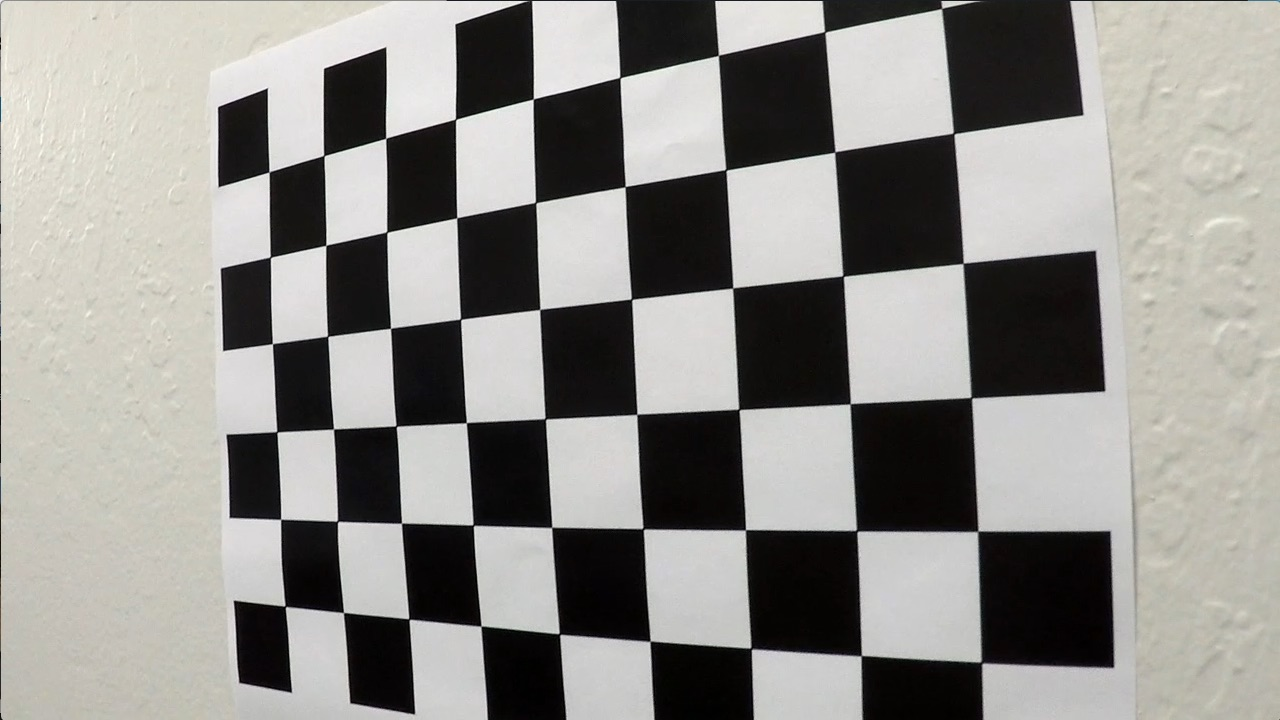
#> input picture camera_cal/calibration4.jpg, 1280 x 720 px; its folder holds only this picture in this run
$ jupyter execute --allow-errors stage0_camera_calibration.ipynb   (shell and % lines are left out)
#> lines starting #> are read from the running program, lines starting #| are printed output that depends on the picture; after the words box and inside, x2 and y2 are one past the last pixel; in counts of white or black regions, pixels touching at a corner belong together
[cell 1]
import os
import numpy as np
import cv2
import glob
import matplotlib
# matplotlib.use('qt5agg')
import matplotlib.pyplot as plt
import pickle

out_dir='output_images/stage0/'
# Make a list of calibration images
images = glob.glob('camera_cal/calibration*.jpg')
print('image number = ', len(images))

[cell 2]
# Arrays to store object points and image points from all the images.
objpoints = [] # 3d points in real world space
imgpoints = [] # 2d points in image plane.

for ny in [5,6]:
    for nx in [6,7,8,9]:

        # prepare object points, like (0,0,0), (1,0,0), (2,0,0) ....,(6,5,0)
        objp = np.zeros((ny*nx,3), np.float32)
        objp[:,:2] = np.mgrid[0:nx, 0:ny].T.reshape(-1,2)


        # Step through the list and search for chessboard corners
        for idx, fname in enumerate(images):
            img = cv2.imread(fname)
#> img is the input picture: shape (720, 1280, 3); mean B, G, R 138.8, 142.7, 144.2
            gray = cv2.cvtColor(img, cv2.COLOR_BGR2GRAY)

            # Find the chessboard corners
            ret, corners = cv2.findChessboardCorners(gray, (nx,ny), None)
#> ret = True; corners = 30 rows, first 8: [285.4, 606.2], [281, 519.3], [277.3, 432.3], [272.4, 343.5], [270.5, 257.6], [269.5, 171.2], [343.1, 612.6], [337.8, 521.6]

            # If found, add object points, image points
            if ret == True:
                objpoints.append(objp)
                imgpoints.append(corners)


                # Draw and display the corners
                cv2.drawChessboardCorners(img, (nx,ny), corners, ret)
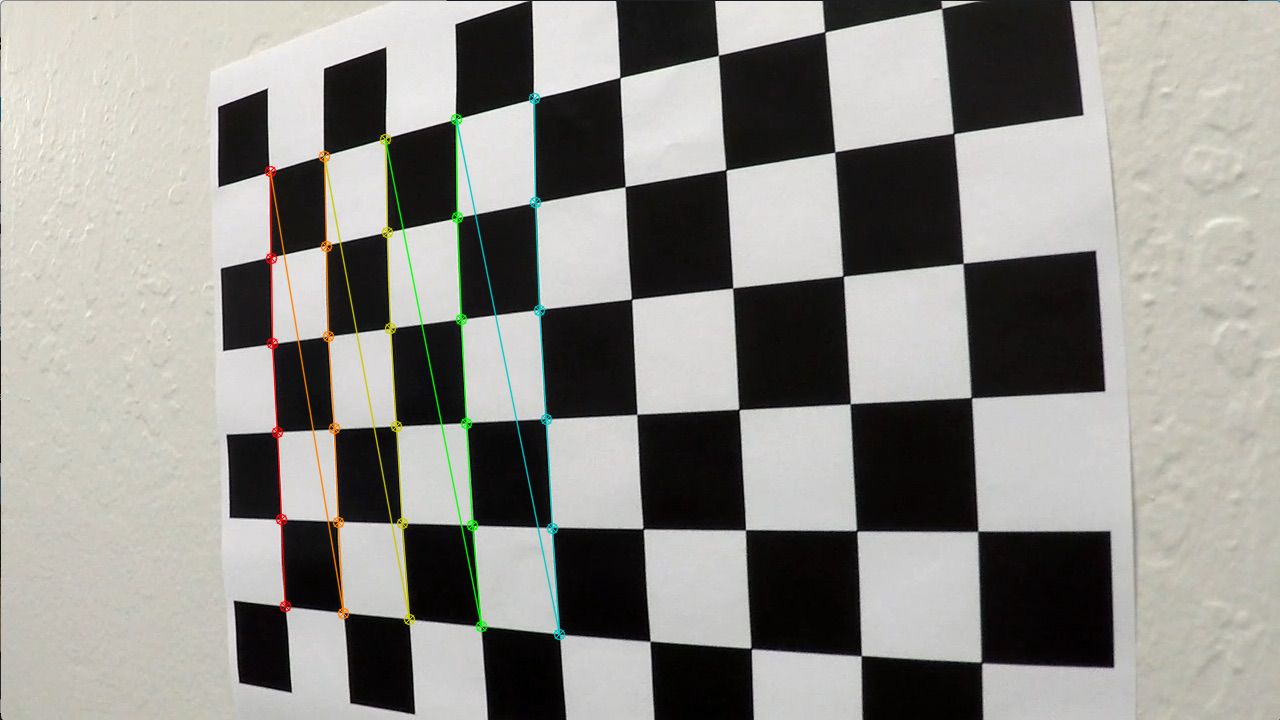
#> img: shape (720, 1280, 3); 1.67% of pixels changed, all inside (x1, y1, x2, y2) = (264, 92, 566, 641)
                image_name=os.path.split(fname)[1]
                write_name = out_dir+'corners_found_ny'+str(ny)+'_nx'+str(nx)+'_'+image_name
                cv2.imwrite(write_name, img)
                print(fname)
#                 cv2.imshow('img', img)
                cv2.waitKey(500)
    cv2.destroyAllWindows()

[cell 3]
# Test undistortion on an image
img = cv2.imread('camera_cal/calibration1.jpg')
#> (the rest of this cell did not finish here and is left out)

[cell 4]
# Save the camera calibration result for later use (we won't worry about rvecs / tvecs)
dist_pickle = {}
#> (the rest of this cell did not finish here and is left out)

[cell 5]
# Visualize undistortion
# Step through the list and search for chessboard corners
# load pickled distortion matrix

with open('camera_dist_pickle.p', mode='rb') as f:
#> (reads camera_dist_pickle.p from the repository)
    dist_pickle = pickle.load(f)
    mtx = dist_pickle["mtx"]
    dist = dist_pickle["dist"]
# Visualize undistortion on test images

for idx, fname in enumerate(images):
    img = cv2.imread(fname)
    dst = cv2.undistort(img, mtx, dist, None, mtx)
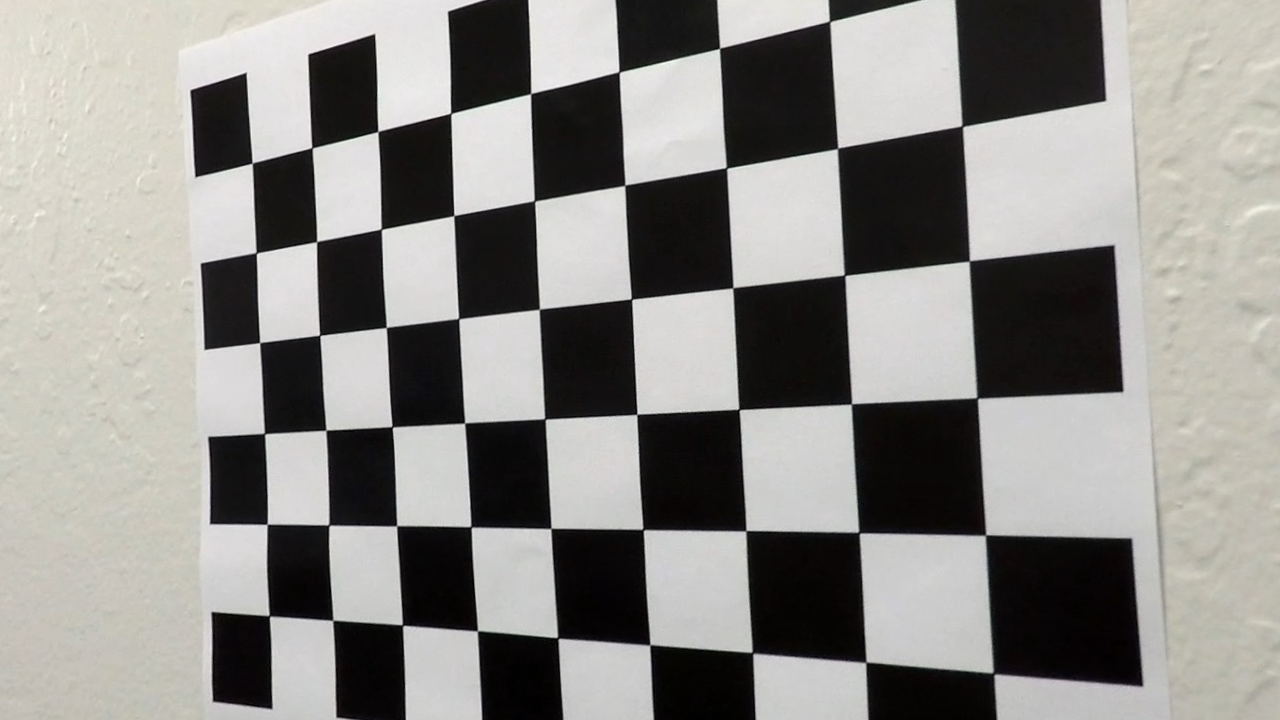
#> dst: shape (720, 1280, 3); mean B, G, R 136, 139.4, 140.9
    image_name=os.path.split(fname)[1]
    write_name = out_dir+'undistorted_'+image_name
    cv2.imwrite(write_name,dst)
    print(write_name)
    cv2.imshow('dst', dst)
    cv2.waitKey(500)
cv2.destroyAllWindows()
